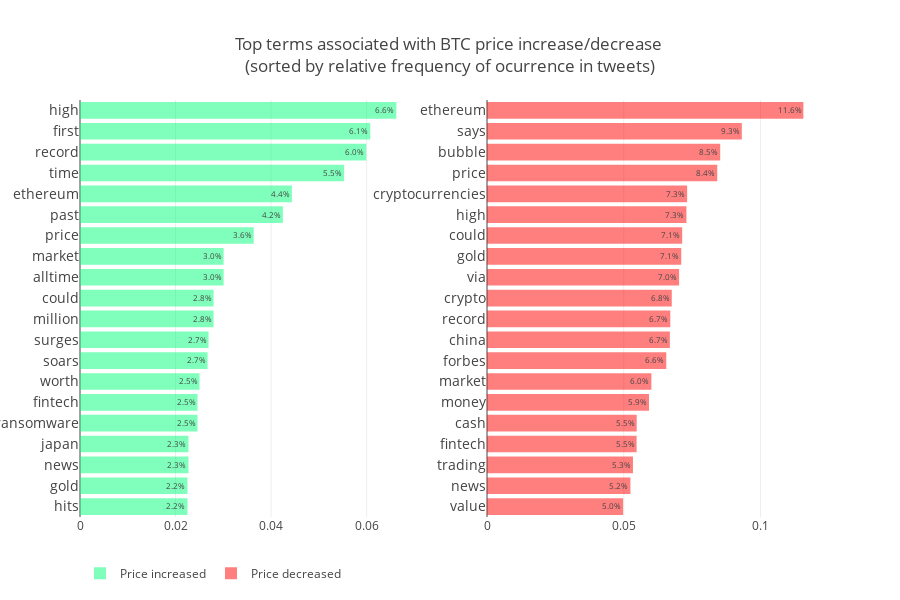

Notebook source saved alongside this figure:
### Code cell
# Make a chart with top words associated with UP and DOWN

df1 = freq_up[:20].sort_values("prob",ascending=True)
df2 = freq_down[:20].sort_values("prob",ascending=True)
x = "prob"
y = "token"
text = x

trace1 = go.Bar(
            x=df1[x],
            y=df1[y],
            text= (df1[text]*100).round(1).astype("str")+"%",
            textposition = 'inside',
            marker=dict(
                color='rgba(0,255,120,0.5)',
            ),
            orientation = 'h',
            name = "Price increased"
        )
trace2 = go.Bar(
            x=df2[x],
            y=df2[y],
            text=(df2[text]*100).round(1).astype("str")+"%",
            textposition = 'inside',
            marker=dict(
                color='rgba(255,0,0,0.5)',
            ),
            orientation = 'h',
            name = "Price decreased"
        )

fig = tools.make_subplots(rows=1, cols=2)

fig.append_trace(trace1, 1, 1)
fig.append_trace(trace2, 1, 2)

fig['layout'].update(height=600, width=900, title='Top terms associated with BTC price increase/decrease \
<br>(sorted by relative frequency of ocurrence in tweets)',
                     legend=dict(orientation="h"))
fig['layout']["yaxis1"].update(tickfont=dict(size=14))
fig['layout']["yaxis2"].update(tickfont=dict(size=14))

iplot(fig, filename='simple-subplot')

### Figure 1 — Plotly figure (JSON) as saved in the notebook; plotly's stock layout.template omitted (floating-point values rounded to 4 significant figures)
{"data": [{"marker": {"color": "rgba(0,255,120,0.5)"}, "name": "Price increased", "orientation": "h", "text": ["2.2%", "2.2%", "2.3%", "2.3%", "2.5%", "2.5%", "2.5%", "2.7%", "2.7%", "2.8%", "2.8%", "3.0%", "3.0%", "3.6%", "4.2%", "4.4%", "5.5%", "6.0%", "6.1%", "6.6%"], "textposition": "inside", "type": "bar", "x": [0.02249, 0.02249, 0.0227, 0.0227, 0.0246, 0.0246, 0.02502, 0.0267, 0.02691, 0.02796, 0.02796, 0.03006, 0.03006, 0.03637, 0.04246, 0.04436, 0.05529, 0.05991, 0.06075, 0.06622], "xaxis": "x1", "y": ["hits", "gold", "news", "japan", "ransomware", "fintech", "worth", "soars", "surges", "million", "could", "alltime", "market", "price", "past", "ethereum", "time", "record", "first", "high"], "yaxis": "y1"}, {"marker": {"color": "rgba(255,0,0,0.5)"}, "name": "Price decreased", "orientation": "h", "text": ["5.0%", "5.2%", "5.3%", "5.5%", "5.5%", "5.9%", "6.0%", "6.6%", "6.7%", "6.7%", "6.8%", "7.0%", "7.1%", "7.1%", "7.3%", "7.3%", "8.4%", "8.5%", "9.3%", "11.6%"], "textposition": "inside", "type": "bar", "x": [0.04976, 0.05244, 0.05337, 0.05471, 0.05474, 0.05924, 0.0601, 0.06555, 0.06686, 0.06702, 0.06756, 0.07024, 0.07101, 0.07136, 0.07292, 0.07318, 0.08418, 0.08527, 0.09318, 0.1157], "xaxis": "x2", "y": ["value", "news", "trading", "fintech", "cash", "money", "market", "forbes", "china", "record", "crypto", "via", "gold", "could", "high", "cryptocurrencies", "price", "bubble", "says", "ethereum"], "yaxis": "y2"}], "layout": {"height": 600, "legend": {"orientation": "h"}, "title": "Top terms associated with BTC price increase/decrease <br>(sorted by relative frequency of ocurrence in tweets)", "width": 900, "xaxis1": {"anchor": "y1", "domain": [0, 0.45]}, "xaxis2": {"anchor": "y2", "domain": [0.55, 1]}, "yaxis1": {"anchor": "x1", "domain": [0, 1], "tickfont": {"size": 14}}, "yaxis2": {"anchor": "x2", "domain": [0, 1], "tickfont": {"size": 14}}}}
